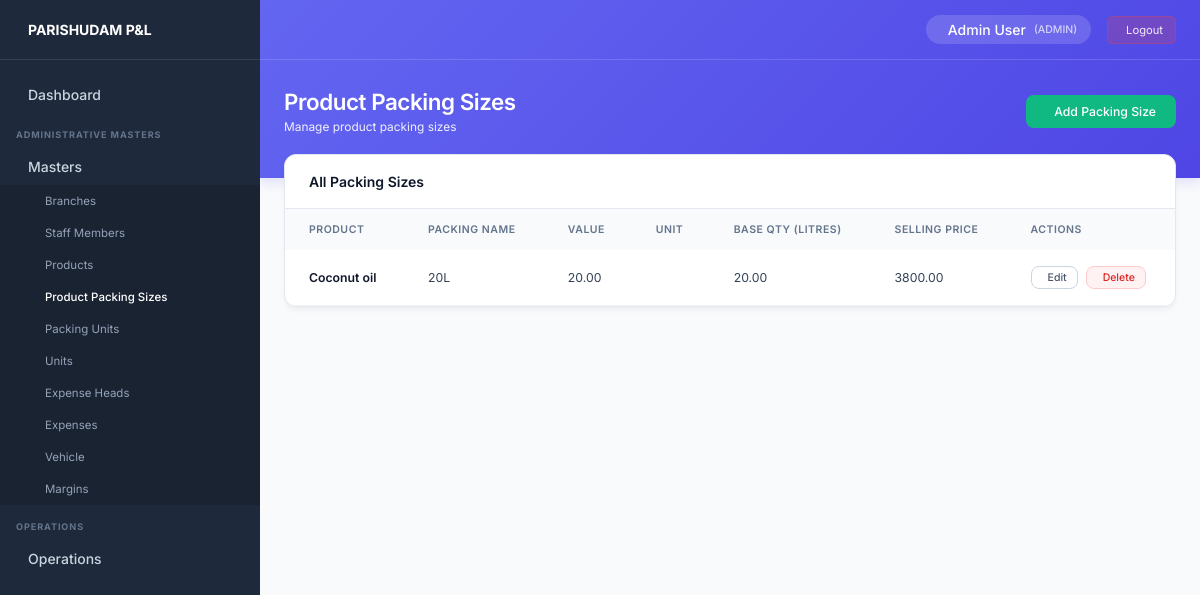
Page /product-packing-sizes/ (signed in) on the committed database.
### core/models.py (models this page shows, shortened)
class StaffProfile(models.Model):
    ROLE_CHOICES = (
        ('ADMIN', 'Admin'),
        ('STAFF', 'Staff'),
    )
    STATUS_CHOICES = (
        ('active', 'Active'),
        ('inactive', 'Inactive'),
    )
    user = models.OneToOneField(User, on_delete=models.CASCADE, related_name='profile')
    role = models.CharField(max_length=20, choices=ROLE_CHOICES, default='STAFF')
    branch = models.ForeignKey(Branch, on_delete=models.SET_NULL, null=True, blank=True, related_name='staff_members')
    phone = models.CharField(max_length=20, blank=True)
    status = models.CharField(max_length=10, choices=STATUS_CHOICES, default='active')
    created_at = models.DateTimeField(auto_now_add=True)
    updated_at = models.DateTimeField(auto_now=True)
    @property
    def is_admin(self):
        return self.role == 'ADMIN' or self.user.is_superuser

class ProductPackingSize(models.Model):
    product = models.ForeignKey(Product, on_delete=models.CASCADE, related_name='packing_sizes')
    packing_name = models.CharField(max_length=100)
    packing_value = models.DecimalField(max_digits=10, decimal_places=2)
    packing_unit = models.ForeignKey(PackingUnit, on_delete=models.PROTECT, related_name='packing_sizes')
    base_qty_unit = models.DecimalField(max_digits=10, decimal_places=2)
    selling_price = models.DecimalField(max_digits=10, decimal_places=2, null=True, blank=True)
    created_at = models.DateTimeField(auto_now_add=True)
    updated_at = models.DateTimeField(auto_now=True)
    class Meta:
        ordering = ['product', 'packing_value']
        constraints = [
            models.UniqueConstraint(
                fields=['product', 'packing_name'],
                name='unique_product_packing_name'
            )
        ]

class Product(models.Model):
    product_name = models.CharField(max_length=150)
    unit = models.ForeignKey(Unit, on_delete=models.PROTECT, related_name='products')
    created_at = models.DateTimeField(auto_now_add=True)
    updated_at = models.DateTimeField(auto_now=True)
    class Meta:
        ordering = ['product_name']

### core/views.py (the view)
# urls.py: path('product-packing-sizes/', product_packing_size_list_view, name='product_packing_size_list'),
@login_required
def product_packing_size_list_view(request):
    if not request.user.profile.is_admin:
        messages.error(request, "Permission denied.")
        return redirect('dashboard')
    packing_sizes = ProductPackingSize.objects.select_related('product', 'packing_unit').all()
    return render(request, 'product_packing_sizes/product_packing_size_list.html', {'packing_sizes': packing_sizes})

### templates/product_packing_sizes/product_packing_size_list.html (shortened to what this page needs)
{% extends 'base.html' %}
{% block page_title %}Product Packing Sizes{% endblock %}
{% block page_subtitle %}Manage product packing sizes{% endblock %}
{% block header_actions %}
<a href="{% url 'product_packing_size_create' %}" class="btn-success">
     Add Packing Size
</a>
{% endblock %}
{% block content %}
<div class="list-container">
    <div class="list-header">
        <h3 style="font-size: 1rem; font-weight: 600; color: #0f172a;">All Packing Sizes</h3>
    </div>
    <table class="premium-table">
        <thead>
            <tr>
                <th>Product</th>
                <th>Packing Name</th>
                <th>Value</th>
                <th>Unit</th>
                <th>Base Qty (Litres)</th>
                <th>Selling Price</th>
                <th>Actions</th>
            </tr>
        </thead>
        <tbody>
            {% for item in packing_sizes %}
            <tr>
                <td style="font-weight: 600; color: #0f172a;">
                    {{ item.product.product_name }}
                </td>
                <td>{{ item.packing_name }}</td>
                <td>{{ item.packing_value }}</td>
                <td>{{ item.get_packing_unit_display }}</td>
                <td>{{ item.base_qty_unit }}</td>
                <td>
                    {% if item.selling_price %}
                        {{ item.selling_price }}
                    {% else %}
                        --
                    {% endif %}
                </td>
                <td>
                    <div style="display: flex; gap: 8px;">
                        <a href="{% url 'product_packing_size_edit' item.id %}" class="btn-secondary" style="padding: 4px 10px; font-size: 0.75rem;">
                             Edit
                        </a>
                        <a href="{% url 'product_packing_size_delete' item.id %}" class="btn-secondary" style="padding: 4px 10px; font-size: 0.75rem; color: #dc2626; border-color: #fecaca; background: #fef2f2;" onclick="return confirm('Are you sure you want to delete this packing size?');">
                             Delete
                        </a>
                    </div>
                </td>
            </tr>
            {% empty %}
            <tr>
                <td colspan="7" style="text-align: center; color: #64748b; padding: 24px;">
                    No packing sizes found. Click "Add Packing Size" to create one.
                </td>
            </tr>
            {% endfor %}
        </tbody>
    </table>
</div>
{% endblock %}

### templates/base.html (shortened to what this page needs)
<!DOCTYPE html>
<html lang="en">
<head>
</head>
<body>
    <aside class="sidebar">
        <div class="sidebar-header">
            <span>PARISHUDAM P&L</span>
        </div>
        <div class="sidebar-content">
            <a href="{% url 'dashboard' %}"
                class="nav-item {% if request.resolver_match.url_name == 'dashboard' %}active{% endif %}">
                <div class="nav-item-left">
                    Dashboard
                </div>
            </a>
            {% if request.user.profile.is_admin %}
            <div class="nav-section-title">ADMINISTRATIVE MASTERS</div>
            <div class="nav-item dropdown-toggle">
                <div class="nav-item-left">
                    Masters
                </div>
            </div>
            <div class="nav-submenu">
                <a href="{% url 'branch_list' %}">Branches</a>
                <a href="{% url 'staff_list' %}">Staff Members</a>
                <a href="{% url 'product_list' %}">Products</a>
                <a href="{% url 'product_packing_size_list' %}">Product Packing Sizes</a>
                <a href="{% url 'packing_unit_list' %}">Packing Units</a>
                <a href="{% url 'unit_list' %}">Units</a>
                <a href="{% url 'expense_head_list' %}">Expense Heads</a>
                <a href="{% url 'expense_list' %}">Expenses</a>
                <a href="{% url 'vehicle_list' %}">Vehicle</a>
                <a href="{% url 'margin_list' %}">Margins</a>
            </div>
            <div class="nav-section-title">OPERATIONS</div>
            <div class="nav-item dropdown-toggle">
                <div class="nav-item-left">
                    Operations
                </div>
            </div>
            {% endif %}
        </div>
    </aside>
    <div class="main-wrapper">
        <div class="top-banner">
            <div class="top-navbar">
                <div class="navbar-right">
                    <div class="user-chip">
                        <span>{{ request.user.get_full_name|default:request.user.username }}</span>
                        <span style="opacity: 0.7; font-size: 0.75rem;">({{ request.user.profile.role }})</span>
                    </div>
                    <a href="{% url 'logout' %}" class="logout-btn">
                         Logout
                    </a>
                </div>
            </div>
            <div class="banner-header">
                <div>
                    <h1 class="banner-title">{% block page_title %}Dashboard{% endblock %}</h1>
                    <p class="banner-subtitle">{% block page_subtitle %}{% endblock %}</p>
                </div>
                <div>
                    {% block header_actions %}{% endblock %}
                </div>
            </div>
        </div>
        <main class="content-area">
            {% block content %}{% endblock %}
        </main>
    </div>
</body>
</html>

### templates/base.html (style rules this page uses)
:root { --bg-sidebar: #1e293b; --bg-body: #f8fafc; --bg-banner: linear-gradient(135deg, #6366f1 0%, #4f46e5 100%); --text-sidebar: #cbd5e1; --text-sidebar-hover: #ffffff; --sidebar-border: #334155; --badge-bg: #d97706; --badge-text: #ffffff; --sidebar-width: 260px; }
* { margin: 0; padding: 0; box-sizing: border-box; font-family: 'Inter', sans-serif; font-size: 14px; }
body { background-color: var(--bg-body); color: #1e293b; display: flex; min-height: 100vh; overflow-x: hidden; }
.sidebar { width: var(--sidebar-width); background-color: var(--bg-sidebar); display: flex; flex-direction: column; position: fixed; height: 100vh; overflow-y: auto; z-index: 100; }
.sidebar-header { padding: 16px; font-size: 1.1rem; font-weight: 700; display: flex; align-items: center; gap: 12px; color: white; border-bottom: 1px solid var(--sidebar-border); height: 60px; }
.sidebar-content { padding: 16px 0; }
.nav-section-title { color: #64748b; font-size: 0.65rem; text-transform: uppercase; letter-spacing: 0.1em; font-weight: 700; margin: 16px 16px 8px 16px; }
.nav-item { display: flex; align-items: center; justify-content: space-between; padding: 10px 16px; color: var(--text-sidebar); text-decoration: none; font-size: 0.85rem; font-weight: 500; cursor: pointer; transition: color 0.2s, background-color 0.2s; }
.nav-item-left { display: flex; align-items: center; gap: 12px; }
.nav-submenu { background-color: rgba(0, 0, 0, 0.15); max-height: 0; overflow: hidden; transition: max-height 0.3s ease; }
.nav-submenu.open { max-height: 500px; }
.nav-submenu a { display: block; padding: 9px 16px 9px 45px; color: #94a3b8; text-decoration: none; font-size: 0.82rem; font-weight: 400; transition: color 0.2s; }
.nav-submenu a:hover, .nav-submenu a.active { color: white; font-weight: 500; }
.main-wrapper { flex: 1; margin-left: var(--sidebar-width); display: flex; flex-direction: column; min-height: 100vh; }
.top-banner { background: var(--bg-banner); color: white; display: flex; flex-direction: column; box-shadow: 0 4px 12px rgba(79, 70, 229, 0.15); }
.top-navbar { height: 60px; display: flex; align-items: center; justify-content: space-between; padding: 0 24px; border-bottom: 1px solid rgba(255, 255, 255, 0.15); }
.navbar-right { display: flex; align-items: center; gap: 16px; }
.navbar-right .user-chip { display: flex; align-items: center; gap: 8px; background: rgba(255, 255, 255, 0.15); padding: 6px 14px; border-radius: 20px; font-size: 0.85rem; font-weight: 500; }
.navbar-right a.logout-btn { color: rgba(255, 255, 255, 0.9); text-decoration: none; padding: 6px 12px; border-radius: 6px; background: rgba(239, 68, 68, 0.2); border: 1px solid rgba(239, 68, 68, 0.3); font-size: 0.8rem; display: flex; align-items: center; gap: 6px; transition: all 0.2s; }
.banner-header { padding: 28px 24px 44px 24px; display: flex; justify-content: space-between; align-items: center; }
.banner-title { font-size: 1.6rem; font-weight: 600; letter-spacing: -0.02em; }
.banner-subtitle { font-size: 0.85rem; opacity: 0.9; margin-top: 4px; }
.content-area { padding: 0 24px 24px 24px; margin-top: -24px; flex: 1; }
.list-container { background: white; border-radius: 12px; border: 1px solid #e2e8f0; box-shadow: 0 4px 6px -1px rgba(0, 0, 0, 0.05); overflow: hidden; margin-bottom: 24px; }
.list-header { padding: 18px 24px; border-bottom: 1px solid #e2e8f0; display: flex; justify-content: space-between; align-items: center; flex-wrap: wrap; gap: 16px; }
.btn-success { background: #10b981; color: white; padding: 9px 20px; border: none; border-radius: 8px; font-size: 0.875rem; font-weight: 500; cursor: pointer; transition: all 0.2s; display: inline-flex; align-items: center; gap: 8px; text-decoration: none; }
.btn-secondary { background: white; color: #475569; padding: 9px 18px; border-radius: 8px; text-decoration: none; font-weight: 500; font-size: 0.875rem; border: 1px solid #cbd5e1; transition: all 0.2s; display: inline-flex; align-items: center; gap: 6px; }
.premium-table { width: 100%; border-collapse: collapse; text-align: left; }
.premium-table th { background-color: #f8fafc; color: #64748b; font-size: 0.75rem; text-transform: uppercase; letter-spacing: 0.05em; padding: 14px 24px; font-weight: 600; }
.premium-table td { padding: 16px 24px; font-size: 0.875rem; color: #334155; border-bottom: 1px solid #f1f5f9; vertical-align: middle; }

### rows in the picture
ProductPackingSize: product.product_name "Coconut oil", packing_name "20L", packing_value "20.00", base_qty_unit "20.00", selling_price "3800.00"

### other values in the picture
{{ request.user.get_full_name|default:request.user.username }} "Admin User"
{{ request.user.profile.role }} "ADMIN"
